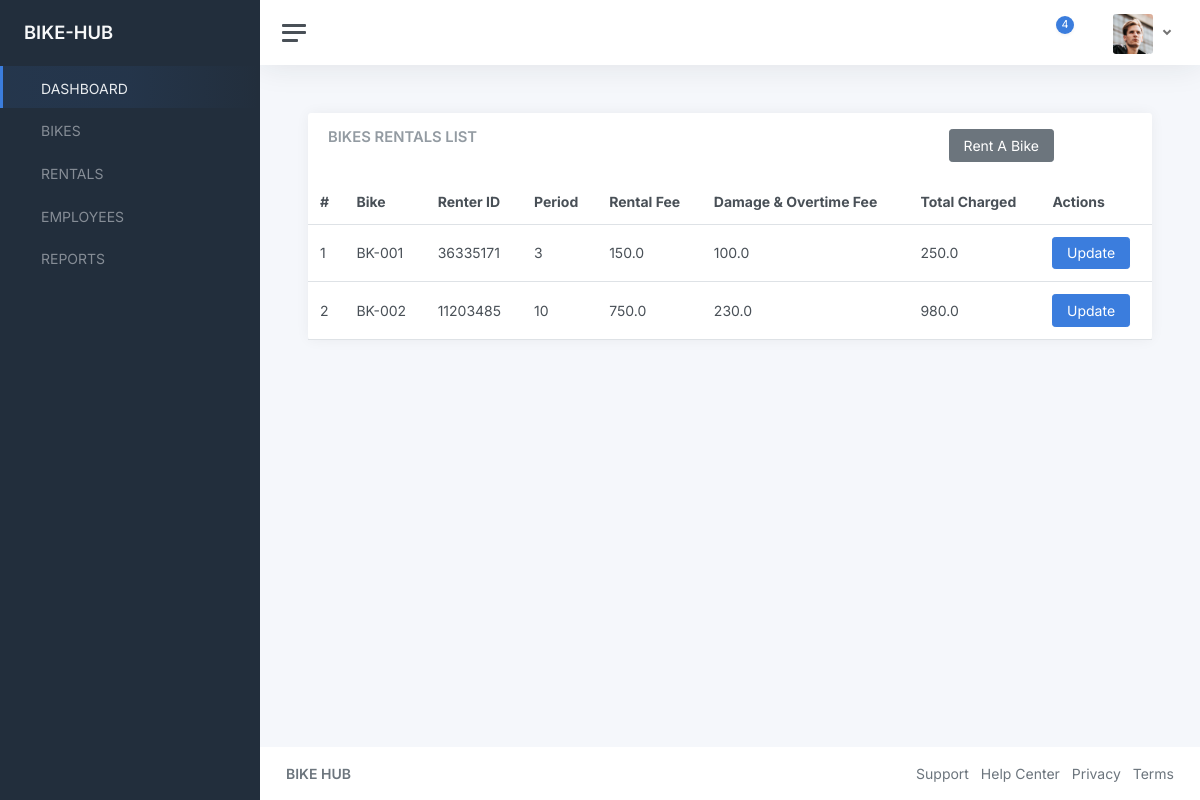
The page /rentals/ on the database as committed earlier.
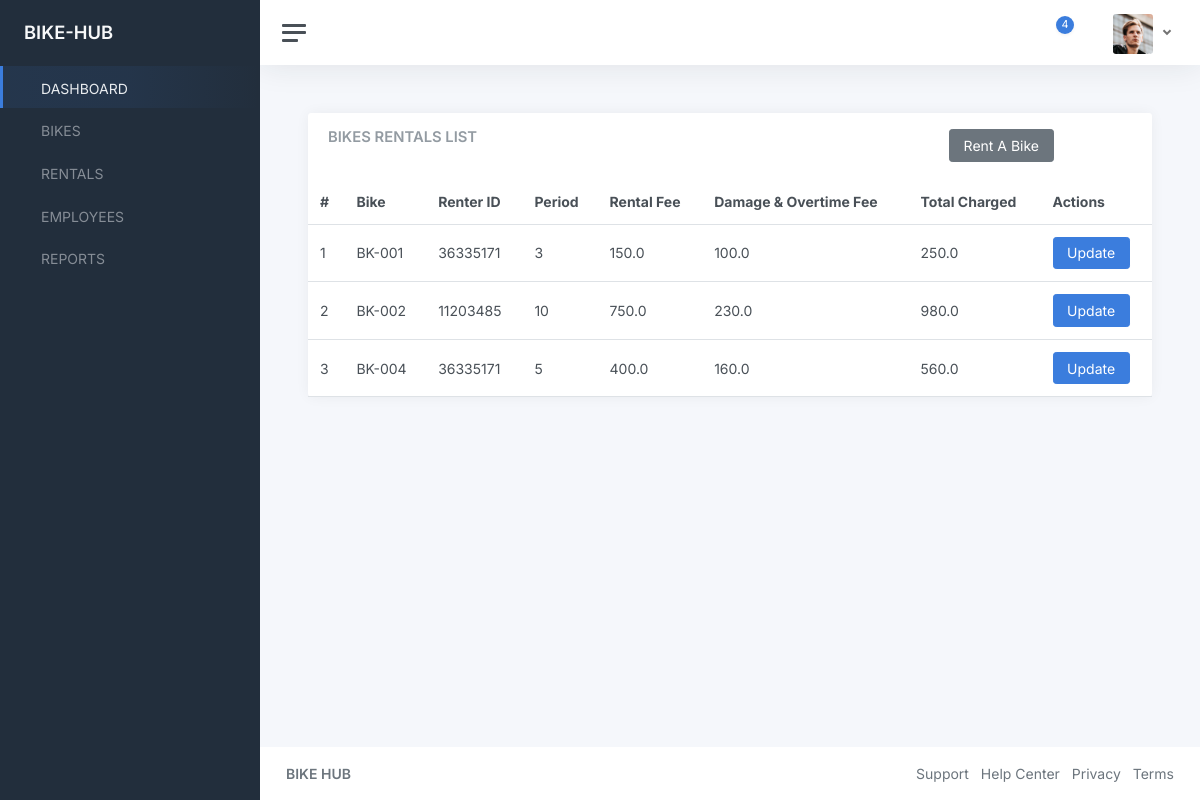
The same page on the database as committed later.
### bikes/models.py (models this page shows, shortened)
class Rental(models.Model):
    bike = models.ForeignKey(Bike, on_delete=models.CASCADE)
    renter_id = models.CharField(max_length=200)
    rental_period = models.IntegerField(choices=RENTAL_PERIODS)
    returned_condition = models.CharField(max_length=200, choices=BIKE_CONDITIONS)
    damage_fee = models.FloatField(default=0)
    overtime_fee = models.FloatField(default=0)
    total_charged = models.FloatField(default=0)
    time_left = models.DateTimeField(auto_now_add=True)
    time_returned = models.DateTimeField(auto_now=True)
    recorded_by = models.ForeignKey(Employee, on_delete=models.CASCADE)
    @property
    def rental_fee(self):
        return self.rental_period * self.bike.rental_rate
    @property
    def extra_fee(self):
        return self.damage_fee + self.overtime_fee
    @property
    def total_fee(self):
        return self.rental_fee + self.extra_fee

class Bike(models.Model):
    bike_number = models.CharField(max_length=200, unique=True, primary_key=True)
    hub = models.ForeignKey(Hub, on_delete=models.SET_NULL, null=True)
    condition = models.CharField(max_length=200, choices=BIKE_CONDITIONS)
    price = models.FloatField(default=0)
    rental_rate = models.FloatField(default=0)
    availability = models.CharField(max_length=200, default="1", choices=AVAILABILITY_CHOICES)
    date_added = models.DateTimeField(auto_now_add=True)
    date_updated = models.DateTimeField(auto_now=True)
    added_by =models.ForeignKey(Employee, on_delete=models.PROTECT)
    def __str__(self):
        return self.bike_number

### bikes/views.py (the view)
# urls.py: path("rentals/", views.rentals, name="rentals"),
def rentals(request):
    rentals = Rental.objects.all()
    context = {
        "rentals": rentals
    }
    return render(request, "bikes/rentals.html", context)

### templates/bikes/rentals.html
{% extends "component-base.html" %}
{% block content %}
<main class="content">
	<div class="container-fluid p-0">
		<div class="row">
			<div class="col-12 col-lg-12 col-xxl-12 d-flex">
				<div class="card flex-fill">
					<div class="card-header">
						<div class="row">
							<div class="col-9">
								<h5 class="card-title mb-0">BIKES RENTALS LIST</h5>
							</div>
							<div class="col-3">
								<a href="{% url 'rent-bike' %}" class="btn btn-secondary">Rent A Bike</a>
							</div>
						</div>
					</div>
					<table class="table table-hover my-0">
						<thead>
						<tr>
                            <th>#</th>
							<th>Bike </th>
							<th>Renter ID</th>
                			<th>Period</th>
							<th>Rental Fee</th>
                            <th>Damage & Overtime Fee</th>
							<th>Total Charged</th>
                			<th>Actions</th>
						</tr>
						</thead>
						<tbody>
{% for rental in rentals %}
			<tr>
				<td>{{rental.id}}</td>
                <td class="">{{rental.bike}}</td>
                <td class="">{{rental.renter_id}}</td>
                <td class="">{{rental.rental_period}}</td>
                <td class="">{{rental.rental_fee}}</td>
                <td class="">{{rental.extra_fee}}</td>
                <td class="">{{rental.total_fee}}</td>
				<td>
                  <a href="{% url 'update-rental' rental.pk %}" class="btn btn-primary">Update</a>
                </td>
				</tr>
{% endfor %}
						</tbody>
					</table>
				</div>
			</div>
		</div>
	</div>
</main>
{% endblock content %}

Rows that differ between the two databases and show on the page:
added Rental: id "3", bike "BK-004", renter_id "36335171", rental_period "5", rental_fee "400.0", extra_fee "160.0", total_fee "560.0"
